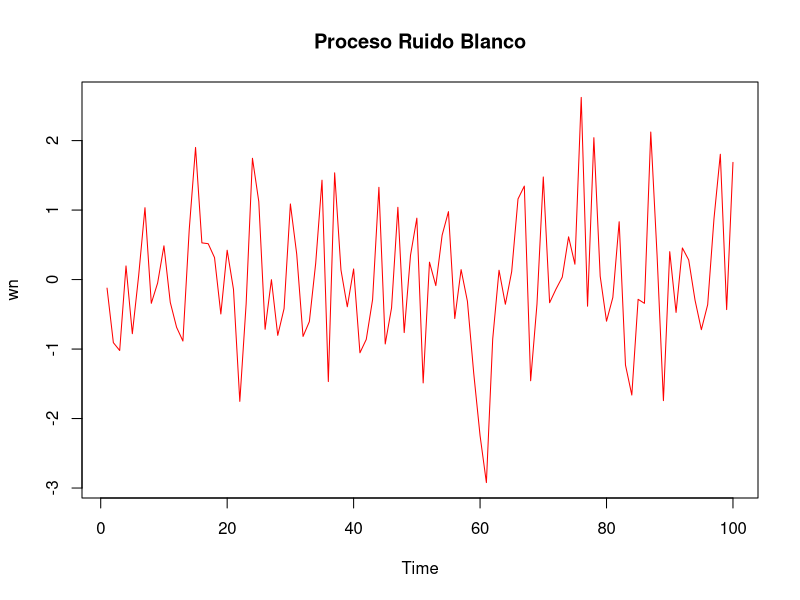
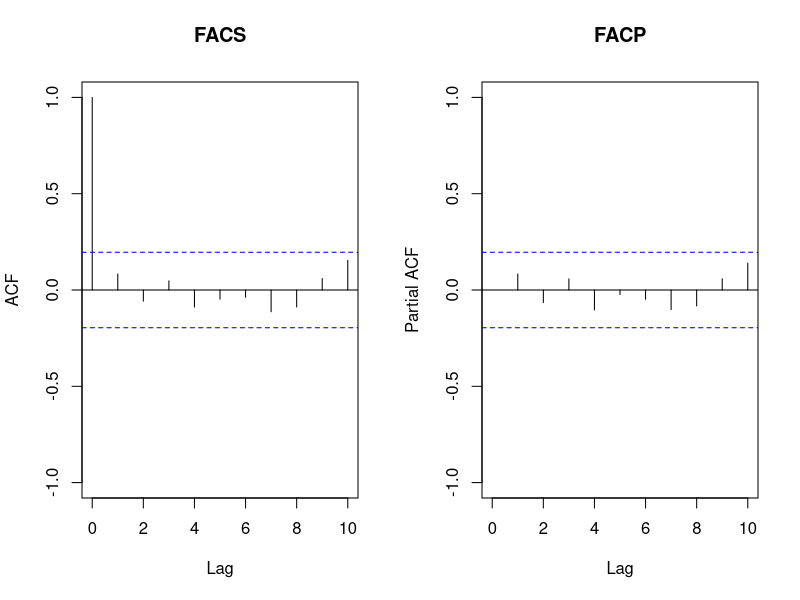
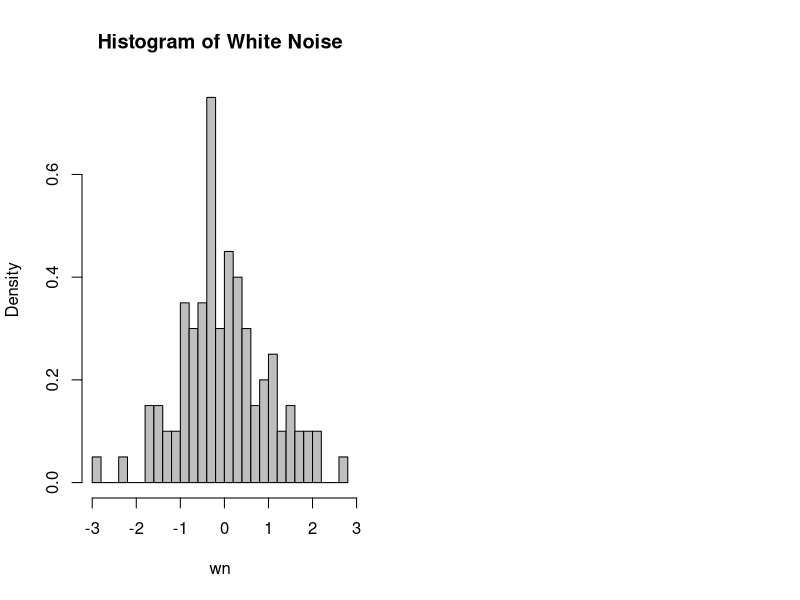

The R script that drew these images, in order:
######################################################
############# Econometrics - Time Series #############
########### Simulation White Noise Process ###########
######################################################

wn <- rnorm(100,0,1)
wn

# Graph
ts.plot(wn,main="Proceso Ruido Blanco", col = "red")

## Visual matrix 1x2
par(mfrow=c(1,2))
acf(wn, main="FACS", ylim=c(-1,1), xlim=c(0,10))
pacf(wn, main="FACP", ylim=c(-1,1), xlim=c(0,10))

# Descriptive Moments
hist(wn, main="Histogram of White Noise", breaks=20, freq=FALSE, col="grey")
summary(wn)
sd <- sd(wn)
